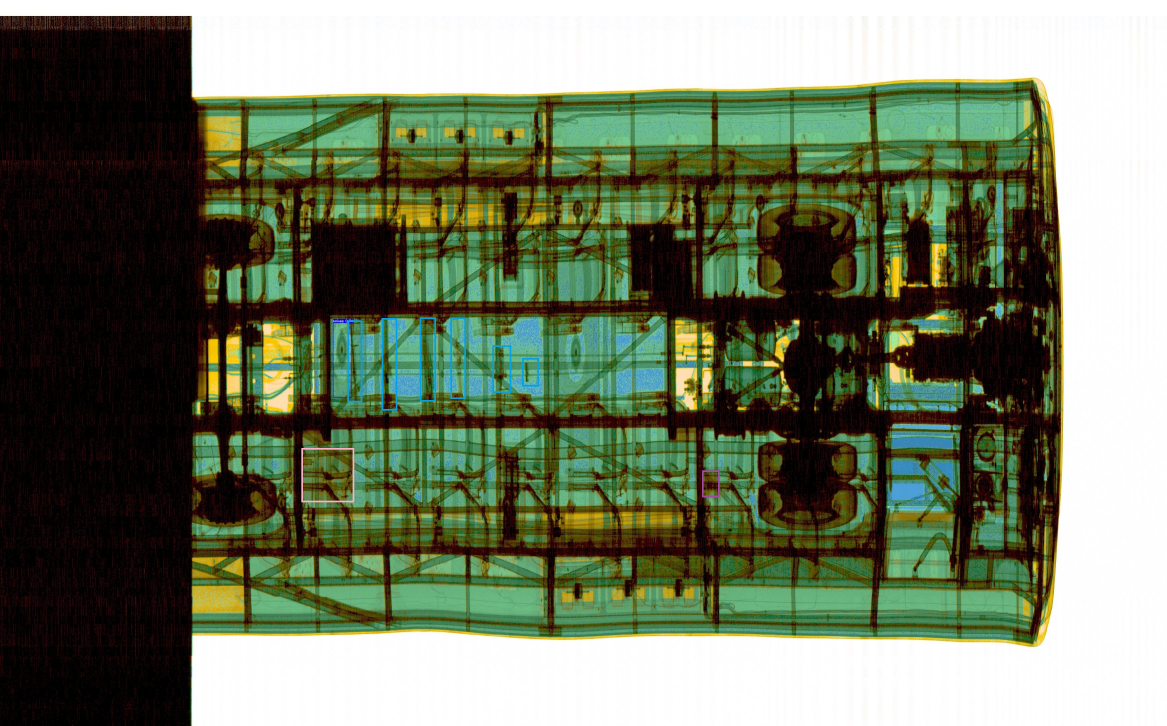
#> input picture cleanup_busxray_script/compiled_annotations/1832_annotated.jpg, 3500 x 2176 px (shown at 1/3 size); its folder holds only this picture in this run
$ python crop_bus_images_v2.py
#> lines starting #> are read from the running program, lines starting #| are printed output that depends on the picture
### cleanup_busxray_script/general_scripts.py
"""
A place to store common functions:
1) load_files: Loading all images from a directory
    - function: def load_files(folder, file_type="images"):
    - e.g. To load all image file type:
        load_files(<filepath_to_folder>, file_type="images")
    - e.g. To load only png file type:
        load_files(<filepath_to_folder>, file_type=(".png"))

2) save_to_excel: saves information to an excel file in the current directory
    - function: def save_to_excel(info, columns, file_name='test', sheet_name='sheet1', index=False):
    - The details can be found in the comments above the function below
    - e.g. save_to_excel(info=[['01feb', true, xray_012345],['02feb',false, xray_12345],...,[...]],
                        columns=[date, detected, filename],
                        file_name='name_of_excel_file_you_want_to_save_as',
                        sheet_name='name_of_excel_sheet_you_want_to_save_as',
                        index=False)

3) change_file_extension: Finds the last '.' and changes the extension to whatever u input instead.
    - function: change_file_extension(filename, new_file_extension):
    - e.g. change_file_extension("xray_scan.tiff", ".jpg")

4) path_leaf(path): Returns the basepath, filename.
5) print_nice_lines(character="=", height=1): prints a nice terminal width sized line.

@author: alp
@last modified: 31/5/23 10:00am
"""

import os
from pathlib import Path
from typing import Union, Tuple


def load_files(path_to_files: Union[str, Path], file_type: str="images", recursive: bool=False) -> list:
    """
    Function returns a list of full paths to images found in the path_to_image user specify.

    Args:
        path_to_files: A path variable that contains the full path to the directory of interest, which contains images.
        file_type: A tuple or a string that specifies what file type to look for. e.g. (".jpg", ".tiff") or ".jpg". Default = "images"
        recursive: A boolean variable that specifies whether the function should look recursively into each folder in the directory specified. default=False
        exclude_string: A string variable that specifies the pattern of string to avoid collecting

    Returns:
        images: A list containing the full paths to the images.
    """
    p = str(Path(path_to_files).absolute())  # os-agnostic absolute path

    images_path = []
    list_of_image_file_format = ('.png', '.jpg', '.jpeg', '.tiff', '.tif', '.bmp', '.gif')

    def check_if_file_is_an_image(path_to_files):
        # Append only images
        if file_type == "images":
            if path_to_files.lower().endswith(list_of_image_file_format) and path_to_files is not None:
                images_path.append(path_to_files)
        # Append every file type
        elif file_type == "all":
            if path_to_files is not None:
                images_path.append(path_to_files)
        # Append specific file type
        else:
            if path_to_files.lower().endswith(file_type) and path_to_files is not None:
                images_path.append(path_to_files)

    # Checks if path specified is a file, folder, or a directory of subdirectories
    if os.path.isfile(p):
        check_if_file_is_an_image(p)

    # Checks for current directory's files
    elif os.path.isdir(p) and not recursive:
        for file in os.listdir(p):
            if os.path.isfile(os.path.join(p, file)):
                check_if_file_is_an_image(os.path.join(p, file))
        print("Collected a list of images from", p)

    # Checks for current directory file and recursively searches each folder
    elif os.path.isdir(p) and recursive:
        for root, _, files in os.walk(p):
            for file in files:
                check_if_file_is_an_image(os.path.join(root, file))
        print("Collected a list of images from", p)
    else:
        raise Exception(f'ERROR: {p} does not exist')

    return images_path

# [23 lines left out: function save_to_excel, not called in this run]


def change_file_extension(filename: Union[str, Path], new_file_extension:str) -> str:
    """
    Function that replaces file extension names.

    Args:
        filename: A variable that contains the name of the file including the extension
            - e.g.: image_2023.png
        new_file_extension: the new string that you would like the file to end with instead
            - e.g.: tif (image_2023.png -> image_2023.tif)

    Returns:
        filename: new modified name of the file
    """

    # Returns a list of "obj" element, which in our case, is the "."
    def indexes(iterable, obj):
        return (index for index, elem in enumerate(iterable) if elem == obj)

    # Get a list of "."
    list_of_index_of_element = list(indexes(filename, "."))

    # Find the last ".", minus 1 to get the index before the ".", which is the filename without the extension
    # I didn't add the "." is so that people have to put it in by themselves. Rationale being, sometimes I want to get rid of the extension totally.
    filename = filename[0:list_of_index_of_element[-1]] + new_file_extension

    return filename

def path_leaf(path: Union[str, Path]) -> Tuple[Union[str, Path], str]:
    """
    Function that returns the path that leads to the filename, and the filename itself.
    Args:
        path: A variable that contains a path of the file
            - e.g.: c:\\user\\alp.txt
            - head: c:\\user ; tail: alp.txt
    Returns:
        head: root path to current file
        tail: name of current file
    """
    import ntpath # Rename path variables
    head, tail = ntpath.split(path)
    return head, (tail or ntpath.basename(head))

# [22 lines left out: function print_nice_lines, not called in this run]

### cleanup_busxray_script/crop_bus_images_v2.py
"""
Images with XML files must have the same name. Only difference being the file extension.
e.g.
    image file: PC1866G Scania KIB4X2 49 seats-threat-100.tiff
    annotation file: PC1866G Scania KIB4X2 49 seats-threat-100.xml

Image file can be any supported image format, while annotation file must be in .xml format.

This script does 2 functions:
1. It cleans up the black boxes and white boundary in the bus image and relabels the file with adjusted_<filename>.jpg
    e.g. 355_annotated.jpg -> adjusted_355_annotated.jpg
2. It re-adjusts the pascal VOC annotation according to how much the image was cropped and relabels the file with adjusted_<filename>.xml
    e.g. 355_annotated.xml -> adjusted_355_annotated.xml
    Note: If image does not have it's corresponding xml file (clean images), script ignores it and does not adjust the xml file.

Input arguments:
--root-dir-images: specifies the folder containing the image files. The path specified must contain a folder of the image file with the same name as the annotated file in the annotation folder.
    e.g. 355_annotated.jpg and 355_annotated.xml
    Note: recursive function can be applied which search
--root-dir-annotations: specifies the folder containing the annotation files. The path specified must contain a folder of the XML file with the same name as the image file in the image folder.
    e.g. ..\images\355_annotated.jpg and ..\labels\355_annotated.xml
--target-dir: specifies the folder to place the cropped bus images.
--display: an optional argument that can be specified to just display the annotated image without running the cropping function.
--display-path: specifies the path to a singular image file to display.
--store: will cause the files generated to be stored at directory where image/annotation was found
--recursive-search: if true, will search both image and root dir recursively. Only works if both image and annotation file are in the same folder (can be subdirs, but same subdirs)

Full example:
To run the cropping function:
python crop_bus_images.py --root-dir-images "D:\leann\busxray_woodlands\annotations" --root-dir-annotations "D:\leann\busxray_woodlands\annotations" --target-dir "D:\leann\busxray_woodlands\annotations_adjusted"

To store files in the directory it was found:
python crop_bus_images.py --store --root-dir-images "D:\leann\busxray_woodlands\annotations" --root-dir-annotations "D:\leann\busxray_woodlands\annotations"

To display the all cropped images:
python crop_bus_images.py --target-dir "D:\leann\busxray_woodlands\annotations_adjusted" --display-only

To display one image:
python crop_bus_images.py --display --display-path "D:\leann\busxray_woodlands\annotations_adjusted\adjusted_355_annotated.jpg"


This will cause the function to look at root directory at <annotations> and saves the file at <annotations_adjusted>.

@current_author: Alp
@created at: 4/4/2023 10:23am
@last updated: 4/5/2023 4:48pm
    Patch notes:
        4/5/2023:
            + Re-factored resize_image_and_xml_annotation, took out image cropping functions and created a new crop_image function.
            + Made adjustments to iteration values for find_black_to_white_transition function to improve efficiency by a factor of 10.
        5/52023:
            + Made the border detection function more robust at detecting the right boundary. Implemented average weight rather than single pixel transition.
"""

import cv2
import general_scripts as gs
import os, pathlib, argparse
from tqdm import tqdm
import xml.dom.minidom as minidom # For pretty formatting
import numpy as np
import re # to extract unique number from filename

def find_black_to_white_transition(image):

    # Convert to grayscale if it's not already in grayscale
    if image.shape[2] != 1:
        gray_image = cv2.cvtColor(image, cv2.COLOR_BGR2GRAY)
    else:
        gray_image = image

    # Constants
    BUFFER_SPACE_FROM_LEFT_BLACK_BOX = 200 # For top_to_bot and bot_to_top. Ensures that residual black lines don't affect top and bot crop.
    BUFFER_SPACE_FROM_BOT_OF_IMAGE = 100 # For images with random white boxes at the bottom
    BUFFER_SPACE_TO_REFIND_SMALLEST_X_VALUE = 100 # Larger value to be more careful of the left black box
    BUFFER_SPACE_TO_REFIND_SMALLEST_Y_VALUE = 40 # Top down is usually more clear cut, can set to a lower value
    PIXEL_VALUE_TO_JUMP_FOR_X_VALUE = 20 # No need to iterate through every x-plane, one diagonal line in an image is ~30 pixels
    PIXEL_VALUE_TO_JUMP_FOR_Y_VALUE = 10 # No need to iterate through every y-plane, each feature in an image is ~20 pixels
    # 20 was chosen due to domain exploration, artefacts are at most ~10 pixels long
    NUM_OF_PIXEL_TO_AVERAGE = 20 # To take the average of this amount of pixels in a line. (Horizontal for x, vertical for y)

    # Check if image is 16-bit or 8-bit and adjust pixel value accordingly
    if gray_image.dtype == np.uint8:
        PIXEL_INTENSITY_VALUE = 128
    else:
        PIXEL_INTENSITY_VALUE = 32768

    # Functions to find optimal xy co-ordinates to crop

    def left_to_right():
        # Iterate over pixels starting from left side of the image and moving towards the right
        # to find first black-to-white transition
        # Start at half of height to avoid white background (0-60) + light specks at 60~200
        most_left_x = image.shape[1]
        x_value_to_start_from = 50 # Sometimes there is white part at the start of the image, then it doesn't crop out the black portion.

        # Start from middle part of image, then iterate to the bottom - some buffer space
        for y in range(int(image.shape[0]/2), gray_image.shape[0]-BUFFER_SPACE_FROM_BOT_OF_IMAGE, PIXEL_VALUE_TO_JUMP_FOR_Y_VALUE):
            for x in range(x_value_to_start_from, gray_image.shape[1] - 1, int(NUM_OF_PIXEL_TO_AVERAGE/4)):
                # Check for line brightness
                line_pixels = gray_image[y, x : x + NUM_OF_PIXEL_TO_AVERAGE]
                avg_pixel_value = line_pixels.mean()
                # This is to check for completely white pixels as well
                # Because sometimes the black-border does not fully cover from top to bot, then algo would mistakenly stop at an all white plane
                if avg_pixel_value > PIXEL_INTENSITY_VALUE:

                    # Found black-to-white transition
                    # Check if most_left_x has a x-value smaller than current x, if smaller it means it's positioned more left in the image.
                    # And since we don't want to cut off any image, we find the x that has the smallest value, which indicates that it's at the
                    # leftest-most part of the image
                    if most_left_x > x:
                        most_left_x = x
                    # Found the transition, stop finding for this y-value
                    break
        return most_left_x

    def right_to_left():
        # Iterate over pixels starting from right side of the image and moving towards the left
        # to find first black-to-white transition
        # Start at half of height of image because that's the fattest part of the bus
        for y in range(int(image.shape[0]/2), gray_image.shape[0]-1, PIXEL_VALUE_TO_JUMP_FOR_Y_VALUE):
            for x in range(gray_image.shape[1]-1, 0, -1):
                if gray_image[y, x] >= PIXEL_INTENSITY_VALUE and gray_image[y, x - 1] < PIXEL_INTENSITY_VALUE:
                    # Found the y-coordinate in the center of the image's black-to-white transition
                    return x
        # If no transition detected, don't crop anything
        return gray_image.shape[1]

    def top_to_bot():
        # Iterate over pixels starting from top side of the image and moving towards the bottom
        # to find first black-to-white transition
        most_top_y = image.shape[0]
        y_value_to_start_from = 0
        # Start at halfway point because the highest point is always at the end of the bus
        # Jump by PIXEL_VALUE_TO_JUMP_FOR_X_VALUE for efficiency. Potential to improve algorithm here.
        for x in range(x_start + BUFFER_SPACE_FROM_LEFT_BLACK_BOX, x_end, PIXEL_VALUE_TO_JUMP_FOR_X_VALUE):
            for y in range(y_value_to_start_from, gray_image.shape[0]):

                line_pixels = gray_image[y : y + NUM_OF_PIXEL_TO_AVERAGE, x]
                avg_pixel_value = line_pixels.mean()
                # Find a shift in pixel intensity
                if avg_pixel_value < int(PIXEL_INTENSITY_VALUE * 1.9):
                    for index, pixel in enumerate(line_pixels):
                        if pixel < int(PIXEL_INTENSITY_VALUE * 1.9):
                            # Found black-to-white transition
                            # Check if most_top_y has a y-value larger than current y, if larger it means it's positioned lower in the image.
                            # And since we don't want to cut off any image, we find the y that has the smallest value, which indicates that it's at the
                            # top-most part of the image
                            if most_top_y > y + index:
                                most_top_y = y + index
                                # Check if this will lead to out-of-bound index error
                                if most_top_y - BUFFER_SPACE_TO_REFIND_SMALLEST_Y_VALUE < 0:
                                    y_value_to_start_from = 0
                                else:
                                    y_value_to_start_from = most_top_y - BUFFER_SPACE_TO_REFIND_SMALLEST_Y_VALUE
                                # Found the transition, stop finding for this x-value
                                break
                    # Found the transition, stop finding for this x-value
                    break
        return most_top_y

    def bot_to_top():
        # Iterate over pixels starting from bottom side of the image and moving towards the top
        # to find first black-to-white transition
        most_bot_y = 0
        y_value_to_start_from = gray_image.shape[0]
        # Start at halfway point because the highest point is always at the end of the bus
        # Jump by PIXEL_VALUE_TO_JUMP_FOR_X_VALUE for efficiency. Potential to improve algorithm here.
        for x in range(x_start + BUFFER_SPACE_FROM_LEFT_BLACK_BOX, x_end, PIXEL_VALUE_TO_JUMP_FOR_X_VALUE):
            for y in range(y_value_to_start_from, 0, -1):

                line_pixels = gray_image[y - NUM_OF_PIXEL_TO_AVERAGE : y, x]
                avg_pixel_value = line_pixels.mean()
                # Find a shift in pixel intensity
                if avg_pixel_value < int(PIXEL_INTENSITY_VALUE * 1.9):
                    for index, pixel in enumerate(reversed(line_pixels)):
                        if pixel < int(PIXEL_INTENSITY_VALUE * 1.9):
                            # Found black-to-white transition
                            # Check if most_top_y has a y-value larger than current y, if larger it means it's positioned lower in the image.
                            # And since we don't want to cut off any image, we find the y that has the smallest value, which indicates that it's at the
                            # top part of the image
                            if most_bot_y < y - index:
                                most_bot_y = y - index
                                # Check if this will lead to out-of-bound index error
                                if most_bot_y + BUFFER_SPACE_TO_REFIND_SMALLEST_Y_VALUE > gray_image.shape[0] - 1:
                                    y_value_to_start_from = gray_image.shape[0] - 1
                                else:
                                    y_value_to_start_from = most_bot_y + BUFFER_SPACE_TO_REFIND_SMALLEST_Y_VALUE
                                # Found the transition, stop finding for this x-value
                                break
                    # Found the transition, stop finding for this x-value
                    break
        return most_bot_y

    # Needs to run in this order as top_to_bot() utilises the x_start and x_end value.
    # Trim left black box
    x_start = left_to_right()
    # Trim right white empty space
    x_end = right_to_left()
    # Trim top white empty space
    y_start = top_to_bot()
    # Trim bot white empty space
    y_end = bot_to_top()

    return x_start, x_end, y_start, y_end

# [80 lines left out: function adjust_xml_annotation, not called in this run]

def crop_image(input_file_image, output_dir_path):
    """
    The crop_image function takes in an image, crops and savees it, and returns the cropped coordinates.

    Args:
    input_file_image (str): The path to the image file.
    """
    # Read image from file
    image = cv2.imread(input_file_image, cv2.IMREAD_UNCHANGED)
#> image is the input picture: shape (2176, 3500, 3); mean B, G, R 99.2, 122.7, 112.9

    # Check if image is a .tif format. If it is, it won't have shape[2] attribute to specify the channel size, give it one for easy future processing
    if image.dtype == np.uint16:
        image.shape = (image.shape[0], image.shape[1], 1)
    # Find boundaries to crop
    x_start, x_end, y_start, y_end = find_black_to_white_transition(image)
#> in find_black_to_white_transition, `gray_image = cv2.cvtColor(image, cv2.COLOR_BGR2GRAY)`:
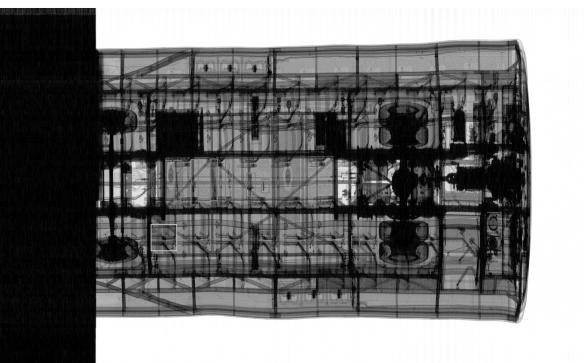
#> gray_image: shape (2176, 3500) (shown at 1/6 size); min 0, max 255, mean 117.1
#> after the loop in left_to_right, `for y in range(int(image.shape[0]/2), gray_image.shape[0]-BUFFER_SPACE..`: most_left_x = 565
#> after the loop in top_to_bot, `for x in range(x_start + BUFFER_SPACE_FROM_LEFT_BLACK_BOX, x_end, PIXE..`: most_top_y = 233; y_value_to_start_from = 193
#> in find_black_to_white_transition, `y_start = top_to_bot()`: y_start = 233
#> after the loop in bot_to_top, `for x in range(x_start + BUFFER_SPACE_FROM_LEFT_BLACK_BOX, x_end, PIXE..`: most_bot_y = 1942; y_value_to_start_from = 1982
#> in find_black_to_white_transition, `y_end = bot_to_top()`: y_end = 1942
#> x_start = 565; x_end = 3184; y_start = 233; y_end = 1942

    # Calculate new dimensions
    new_height = y_end - y_start
#> new_height = 1709
    new_width = x_end - x_start
#> new_width = 2619

    # Crop the image from the left-hand side
    cropped_image = image[y_start:y_end, x_start:x_end, ]
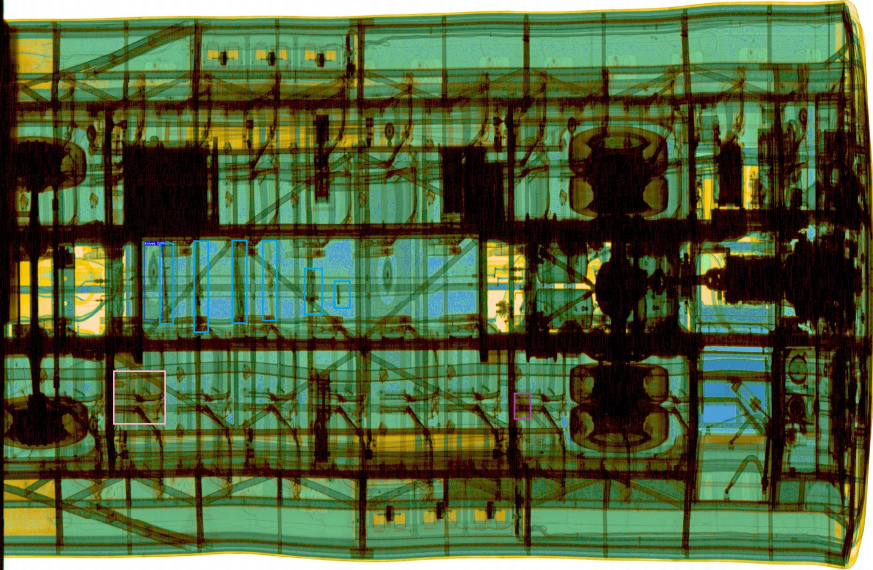
#> cropped_image: shape (1709, 2619, 3) (shown at 1/3 size); mean B, G, R 58.5, 98.3, 79.7
#> (the rest of the program and of its run is left out)
